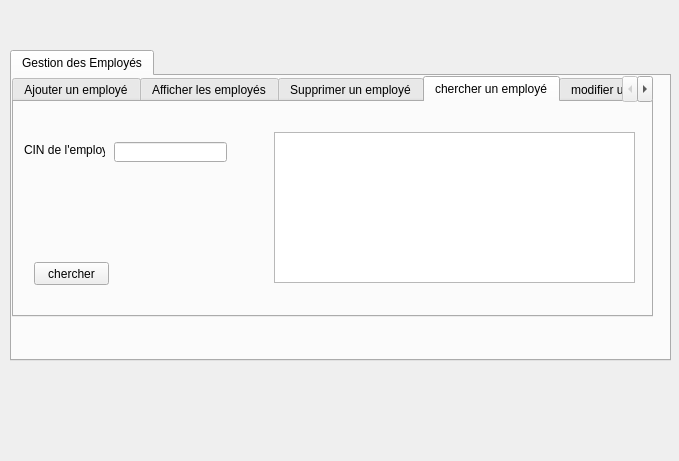
<?xml version="1.0" encoding="UTF-8"?>
<ui version="4.0">
 <class>employe</class>
 <widget class="QDialog" name="employe">
  <property name="geometry">
   <rect>
    <x>0</x>
    <y>0</y>
    <width>679</width>
    <height>461</height>
   </rect>
  </property>
  <property name="windowTitle">
   <string>Dialog</string>
  </property>
  <widget class="QTabWidget" name="tabWidget_2">
   <property name="geometry">
    <rect>
     <x>10</x>
     <y>50</y>
     <width>661</width>
     <height>311</height>
    </rect>
   </property>
   <property name="currentIndex">
    <number>0</number>
   </property>
   <widget class="QWidget" name="tab_4">
    <attribute name="title">
     <string>Gestion des Employés</string>
    </attribute>
    <widget class="QTabWidget" name="tabWidget">
     <property name="geometry">
      <rect>
       <x>0</x>
       <y>0</y>
       <width>641</width>
       <height>241</height>
      </rect>
     </property>
     <property name="currentIndex">
      <number>3</number>
     </property>
     <property name="tabBarAutoHide">
      <bool>true</bool>
     </property>
     <widget class="QWidget" name="tab1">
      <attribute name="title">
       <string>Ajouter un employé</string>
      </attribute>
      <widget class="QLabel" name="label">
       <property name="geometry">
        <rect>
         <x>20</x>
         <y>30</y>
         <width>61</width>
         <height>16</height>
        </rect>
       </property>
       <property name="text">
        <string>CIN</string>
       </property>
      </widget>
      <widget class="QLabel" name="label_2">
       <property name="geometry">
        <rect>
         <x>20</x>
         <y>70</y>
         <width>47</width>
         <height>13</height>
        </rect>
       </property>
       <property name="text">
        <string>Nom</string>
       </property>
      </widget>
      <widget class="QLabel" name="label_3">
       <property name="geometry">
        <rect>
         <x>20</x>
         <y>110</y>
         <width>47</width>
         <height>13</height>
        </rect>
       </property>
       <property name="text">
        <string>Prénom</string>
       </property>
      </widget>
      <widget class="QLineEdit" name="lineEdit_CIN">
       <property name="geometry">
        <rect>
         <x>130</x>
         <y>30</y>
         <width>113</width>
         <height>20</height>
        </rect>
       </property>
      </widget>
      <widget class="QLineEdit" name="lineEdit_nom">
       <property name="geometry">
        <rect>
         <x>130</x>
         <y>70</y>
         <width>113</width>
         <height>20</height>
        </rect>
       </property>
      </widget>
      <widget class="QLineEdit" name="lineEdit_prenom">
       <property name="geometry">
        <rect>
         <x>130</x>
         <y>110</y>
         <width>113</width>
         <height>20</height>
        </rect>
       </property>
      </widget>
      <widget class="QPushButton" name="pb_ajouter">
       <property name="geometry">
        <rect>
         <x>270</x>
         <y>180</y>
         <width>75</width>
         <height>23</height>
        </rect>
       </property>
       <property name="text">
        <string>Ajouter</string>
       </property>
      </widget>
      <widget class="QLineEdit" name="lineEdit_poste">
       <property name="geometry">
        <rect>
         <x>130</x>
         <y>150</y>
         <width>113</width>
         <height>20</height>
        </rect>
       </property>
      </widget>
      <widget class="QLabel" name="label_6">
       <property name="geometry">
        <rect>
         <x>20</x>
         <y>150</y>
         <width>47</width>
         <height>13</height>
        </rect>
       </property>
       <property name="text">
        <string>Poste</string>
       </property>
      </widget>
     </widget>
     <widget class="QWidget" name="tab_2">
      <attribute name="title">
       <string>Afficher les employés</string>
      </attribute>
      <widget class="QTableView" name="tabemploye">
       <property name="geometry">
        <rect>
         <x>20</x>
         <y>40</y>
         <width>361</width>
         <height>151</height>
        </rect>
       </property>
      </widget>
     </widget>
     <widget class="QWidget" name="tab_3">
      <attribute name="title">
       <string>Supprimer un employé</string>
      </attribute>
      <widget class="QLineEdit" name="lineEdit_CIN_2">
       <property name="geometry">
        <rect>
         <x>140</x>
         <y>30</y>
         <width>113</width>
         <height>20</height>
        </rect>
       </property>
      </widget>
      <widget class="QLabel" name="label_4">
       <property name="geometry">
        <rect>
         <x>20</x>
         <y>30</y>
         <width>81</width>
         <height>16</height>
        </rect>
       </property>
       <property name="text">
        <string>CIN de l'employé</string>
       </property>
      </widget>
      <widget class="QPushButton" name="pb_supprimer">
       <property name="geometry">
        <rect>
         <x>310</x>
         <y>180</y>
         <width>75</width>
         <height>23</height>
        </rect>
       </property>
       <property name="text">
        <string>Supprimer</string>
       </property>
      </widget>
     </widget>
     <widget class="QWidget" name="tab_6">
      <attribute name="title">
       <string>chercher un employé</string>
      </attribute>
      <widget class="QLineEdit" name="lineEdit_CIN_3">
       <property name="geometry">
        <rect>
         <x>100</x>
         <y>40</y>
         <width>113</width>
         <height>20</height>
        </rect>
       </property>
      </widget>
      <widget class="QPushButton" name="pb_recherche">
       <property name="geometry">
        <rect>
         <x>20</x>
         <y>160</y>
         <width>75</width>
         <height>23</height>
        </rect>
       </property>
       <property name="text">
        <string>chercher</string>
       </property>
      </widget>
      <widget class="QLabel" name="label_5">
       <property name="geometry">
        <rect>
         <x>10</x>
         <y>40</y>
         <width>81</width>
         <height>16</height>
        </rect>
       </property>
       <property name="text">
        <string>CIN de l'employé</string>
       </property>
      </widget>
      <widget class="QTableView" name="tabemploye_2">
       <property name="geometry">
        <rect>
         <x>260</x>
         <y>30</y>
         <width>361</width>
         <height>151</height>
        </rect>
       </property>
      </widget>
     </widget>
     <widget class="QWidget" name="tab_7">
      <attribute name="title">
       <string>modifier un employé</string>
      </attribute>
      <widget class="QLabel" name="label_7">
       <property name="geometry">
        <rect>
         <x>40</x>
         <y>70</y>
         <width>47</width>
         <height>13</height>
        </rect>
       </property>
       <property name="text">
        <string>Nom</string>
       </property>
      </widget>
      <widget class="QLineEdit" name="lineEdit_poste_2">
       <property name="geometry">
        <rect>
         <x>150</x>
         <y>150</y>
         <width>113</width>
         <height>20</height>
        </rect>
       </property>
       <property name="text">
        <string/>
       </property>
      </widget>
      <widget class="QLabel" name="label_8">
       <property name="geometry">
        <rect>
         <x>40</x>
         <y>30</y>
         <width>61</width>
         <height>16</height>
        </rect>
       </property>
       <property name="text">
        <string>CIN</string>
       </property>
      </widget>
      <widget class="QPushButton" name="pb_modifier">
       <property name="geometry">
        <rect>
         <x>300</x>
         <y>170</y>
         <width>75</width>
         <height>23</height>
        </rect>
       </property>
       <property name="text">
        <string>modifier</string>
       </property>
      </widget>
      <widget class="QLineEdit" name="lineEdit_CIN_4">
       <property name="geometry">
        <rect>
         <x>150</x>
         <y>30</y>
         <width>113</width>
         <height>20</height>
        </rect>
       </property>
       <property name="text">
        <string/>
       </property>
      </widget>
      <widget class="QLineEdit" name="lineEdit_nom_2">
       <property name="geometry">
        <rect>
         <x>150</x>
         <y>70</y>
         <width>113</width>
         <height>20</height>
        </rect>
       </property>
       <property name="text">
        <string/>
       </property>
      </widget>
      <widget class="QLineEdit" name="lineEdit_prenom_4">
       <property name="geometry">
        <rect>
         <x>150</x>
         <y>110</y>
         <width>113</width>
         <height>20</height>
        </rect>
       </property>
       <property name="text">
        <string/>
       </property>
      </widget>
      <widget class="QLabel" name="label_9">
       <property name="geometry">
        <rect>
         <x>40</x>
         <y>110</y>
         <width>47</width>
         <height>13</height>
        </rect>
       </property>
       <property name="text">
        <string>Prénom</string>
       </property>
      </widget>
      <widget class="QLabel" name="label_10">
       <property name="geometry">
        <rect>
         <x>40</x>
         <y>150</y>
         <width>47</width>
         <height>13</height>
        </rect>
       </property>
       <property name="text">
        <string>Poste</string>
       </property>
      </widget>
     </widget>
    </widget>
   </widget>
  </widget>
 </widget>
 <resources/>
 <connections/>
</ui>
